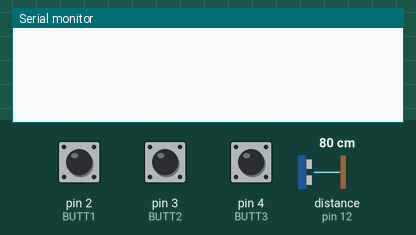
Bench run of a sketch on a simulated Arduino Uno, built with avr-gcc and run on an emulated ATmega328P. On the bench: the last lines printed to the serial monitor. The inputs (shaded band) are chosen by the test bench; at power-on: pin 2 (BUTT1) LOW, pin 4 (BUTT3) LOW, pin 3 (BUTT2) LOW, distance to the obstacle (sensor on pin 12) 80 cm. The echo pulse lasts 58.3 µs per cm.

Above: at 1.2 s.
1.3 s: pin 2 (BUTT1) pulled HIGH for 0.15 s
At 2.0 s:
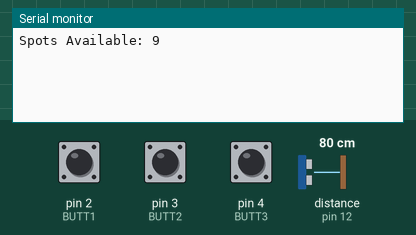
2.9 s: pin 4 (BUTT3) pulled HIGH for 0.15 s
At 3.02 s:
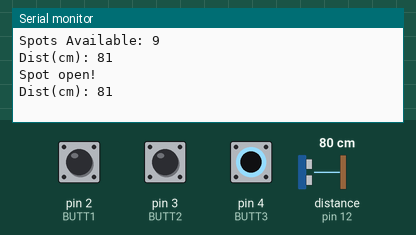
4.5 s: pin 3 (BUTT2) pulled HIGH for 0.15 s
At 4.57 s:
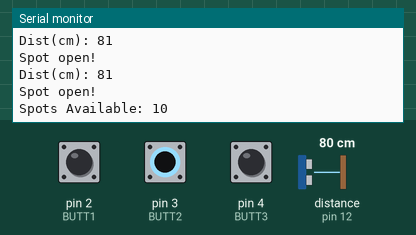
6.1 s: distance to the obstacle (sensor on pin 12) set to 2 cm
At 6.12 s:
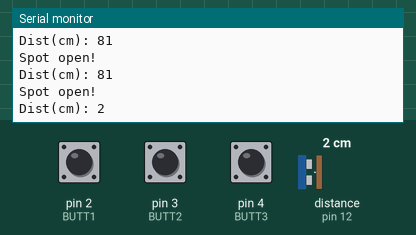
7.7 s: distance to the obstacle (sensor on pin 12) set to 4 cm
At 8.5 s:
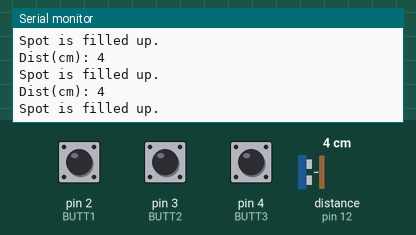
10.7 s: distance to the obstacle (sensor on pin 12) set to 60 cm
At 10.82 s:
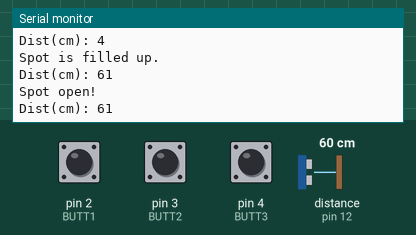
Timing chart, 0 to 13.7 s (numbered marks = the images above; inputs shaded):
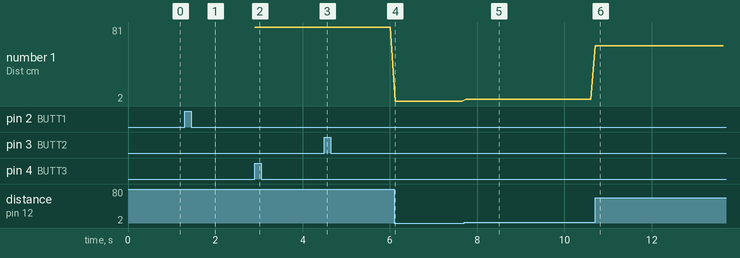

The sketch:

parking.ino
```cpp
#include <LiquidCrystal.h>
#include <NewPing.h>

#define TRIGGER_PIN 13
#define ECHO_PIN 12
#define MAX_DISTANCE 400

const int BUTT1 = 2;  //parking button
const int BUTT2 = 3;  //leaving parking zone button
const int BUTT3 = 4;  //checking for open spot trigger
//whether buttons are high or low
int buttState1 = 0;
int buttState2 = 0;
int buttState3 = 0;

//false means not registered and that they cannot park in spot[i]
///bool regSpots[10] = {false, false, false, false, false, false, false, false, false, false};
//0 means spot is empty, 1 if full
bool spots[10] = {0, 0, 0, 0, 0, 0, 0, 0, 0, 0};
//both increment as spots are registered and taken up
int regSpot = 0;
int spot = 0;
bool buttPressed1 = false;  //when car parks
bool buttPressed2 = false;  //when car leaves
bool buttPressed3 = false;  //the toggle for checking for open parking spots
bool checkingSpot = false;
NewPing sonar(TRIGGER_PIN, ECHO_PIN, MAX_DISTANCE);

void setup() {
  // put your setup code here, to run once:
  pinMode(BUTT1, INPUT);
  pinMode(BUTT2, INPUT);
  pinMode(BUTT3, INPUT);
  Serial.begin(9600);
}

void loop() {
    // put your main code here, to run repeatedly:
    buttState1 = digitalRead(BUTT1);
    buttState2 = digitalRead(BUTT2);
    buttState3 = digitalRead(BUTT3);
    //buttPrintTest();  //uncomment to print button states

    //Parking spots must first be registered before parking
    //parking spot button is pressed
    if(buttState1 == HIGH && !buttPressed1)
    {
        buttPressed1 = true;
        if(spot < 10)
        {
            spots[spot] = 1;
            spot++;
            Serial.print("Spots Available: ");
            Serial.println(10 - spot);
        }
        else
            Serial.print("No Spots.\n");
    }
    if(buttState2 == HIGH && !buttPressed2)
    {
        buttPressed2 = true;
        if(spot > 0)
        {
            spots[spot] = 0;
            spot--;
            Serial.print("Spots Available: ");
            Serial.println(10 - spot);
        }
    }
    //WE ARE CHECKING FOR AN OPEN SPOT
    if(buttState3 == HIGH && !buttPressed3)
    {
        buttPressed3 = true;
        checkingSpot = !checkingSpot;
    }
    if(checkingSpot)
    {
        printSonar();
        if(sonar.ping_cm() > 11)  //open spot
        {
            Serial.print("Spot open!\n");
        }
        else
        {
            Serial.print("Spot is filled up.\n");
        }
        delay(100);
    }
    if(buttState1 == LOW)
        buttPressed1 = false;
    if(buttState2 == LOW)
        buttPressed2 = false;
    if(buttState3 == LOW)
        buttPressed3 = false;
}

//just prints our three buttons for testing
void buttPrintTest()
{
    if(buttState1 == HIGH)
      Serial.println("buttState1: HIGH");
    else
      Serial.println("buttState1: LOW");
    if(buttState2 == HIGH)
      Serial.println("buttState2: HIGH");
    else
      Serial.println("buttState2: LOW");
    if(buttState3 == HIGH)
      Serial.println("buttState3: HIGH");
    else
      Serial.println("buttState3: LOW");
}

void printSonar()
{
    Serial.print("Dist(cm): ");
    Serial.println(sonar.ping_cm());
}
```

Measured:
- after the input at 1.3 s, the serial monitor: prints a new line at once (image 1)
- after the input at 2.9 s, the serial monitor: prints a new line at once (image 2)
- after the input at 4.5 s, the serial monitor: prints a new line after 0.06 s (image 3)
- after the input at 6.1 s, the serial monitor: prints a new line at once (image 4)
- after the input at 7.7 s, the serial monitor: prints a new line after 0.05 s (image 5)
- after the input at 10.7 s, the serial monitor: prints a new line at once (image 6)
- plotted number 1: 81 → 2 after the input at 6.1 s, 2 → 4 after the input at 7.7 s, 4 → 61 after the input at 10.7 s
